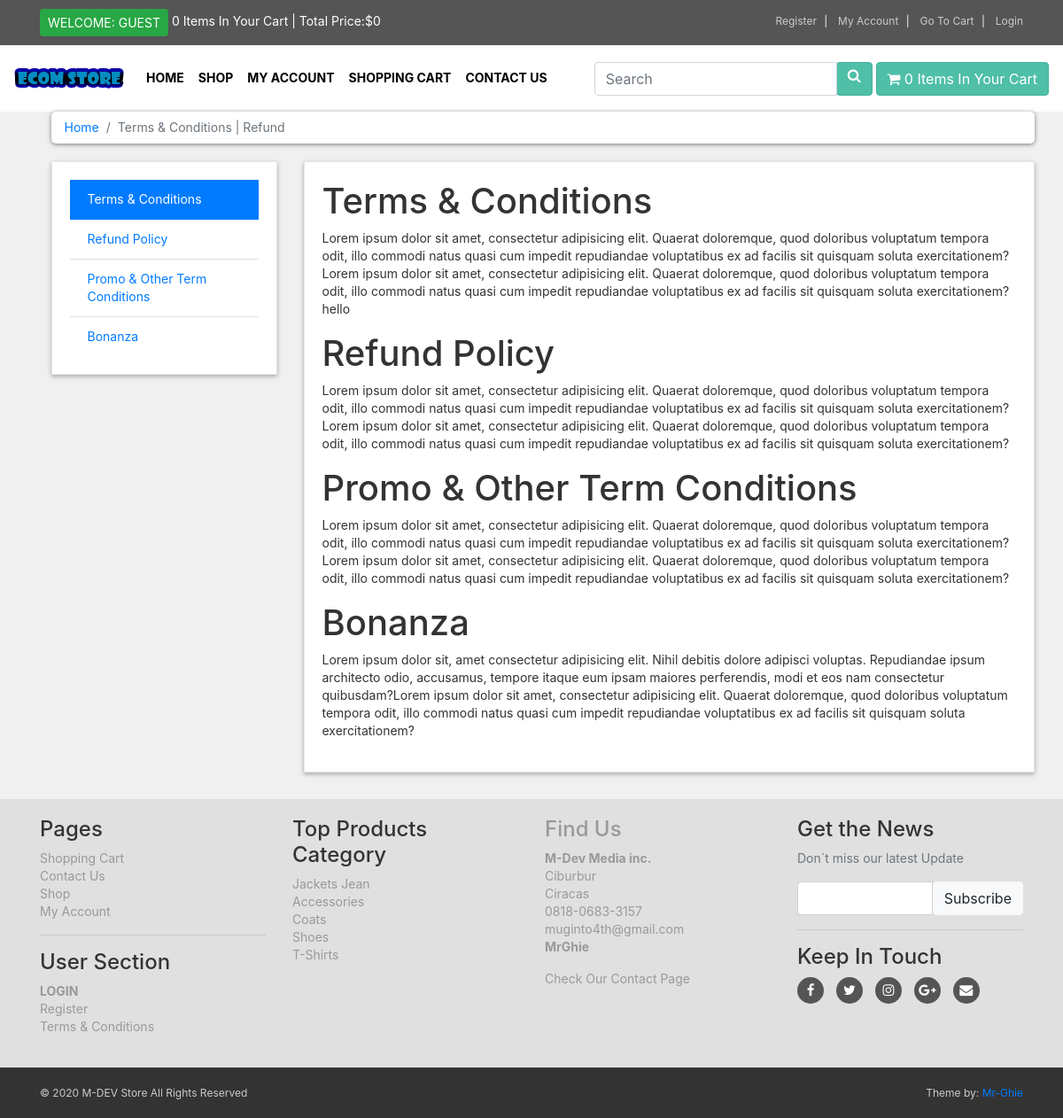
Page /terms.php on the committed database.
### tables this page shows
CREATE TABLE `terms` (
  `term_id` int(100) NOT NULL,
  `term_title` varchar(100) NOT NULL,
  `term_link` varchar(100) NOT NULL,
  `term_desc` text NOT NULL
);

CREATE TABLE `product_categories` (
  `p_cat_id` int(100) NOT NULL,
  `p_cat_title` text NOT NULL,
  `p_cat_desc` text NOT NULL
);

### terms.php (the view, shortened to what this page needs)
<?php
   include("includes/header.php");
  ?>
  <div id="content">
      <div class="container">
          <div class="row">
              <div class="col-md-12">
                <ol class="breadcrumb">
                    <li class="breadcrumb-item">
                        <a href="#">Home</a>
                    </li>
                    <li class="breadcrumb-item active">
                        Terms & Conditions | Refund
                    </li>
                </ol>
              </div>
              <div class="col-md-3">
                 <div class="box">
                 <ul class="list-group list-group-flush">
                    <?php
                       $get_terms = "select * from terms LIMIT 0,1";
                       $run_terms = mysqli_query($con,$get_terms);
                       while($row_terms = mysqli_fetch_array($run_terms)) {
                          $term_title = $row_terms['term_title'];
                          $term_link = $row_terms['term_link'];
                    ?>
                    <li class="list-group-item active">
                       <a href="#<?php echo $term_link; ?>" class="text-white">
                           <?php echo $term_title; ?>
                       </a>
                    </li>
                    <?php } ?>
                    <?php
                      $count_terms = "select * from terms";
                      $run_count_terms = mysqli_query($con,$count_terms);
                      $count = mysqli_num_rows($run_count_terms);
                      $get_terms = "select * from terms LIMIT 1,$count";
                      $run_terms = mysqli_query($con,$get_terms);
                      while($row_terms = mysqli_fetch_array($run_terms)) {
                        $term_title = $row_terms['term_title'];
                        $term_link = $row_terms['term_link'];
                    ?>
                     <li class="list-group-item">
                      <a href="#<?php echo $term_link; ?>" class="list-group-item-action text-primary">
                          <?php echo $term_title; ?>
                      </a>
                    </li>
                    <?php } ?>
                </ul>
                 </div>
              </div>
              <div class="col-md-9">
                   <div class="box">
                     <div class="tab-content">
                      <?php
                        $get_terms = "select * from terms LIMIT 0,1";
                        $run_terms = mysqli_query($con,$get_terms);
                        while($row_terms = mysqli_fetch_array($run_terms)) {
                           $term_title = $row_terms['term_title'];
                           $term_desc = $row_terms['term_desc'];
                           $term_link = $row_terms['term_link'];
                      ?>
                      <div id="<?php echo $term_link; ?>">
                        <h1 class="tabTitle"> <?php echo $term_title; ?> </h1>
                        <p class="tabDesc"> <?php echo $term_desc; ?> </p>
                      </div>
                      <?php } ?>
                      <?php
                      $count_terms = "select * from terms";
                      $run_count_terms = mysqli_query($con,$count_terms);
                      $count = mysqli_num_rows($run_count_terms);
                      $get_terms = "select * from terms LIMIT 1,$count";
                      $run_terms = mysqli_query($con,$get_terms);
                      while($row_terms = mysqli_fetch_array($run_terms)) {
                        $term_title = $row_terms['term_title'];
                        $term_desc = $row_terms['term_desc'];
                        $term_link = $row_terms['term_link'];
                    ?>
                    <div id="<?php echo $term_link; ?>" >
                      <h1 class="tabTitle"> <?php echo $term_title; ?> </h1>
                      <p class="tabDesc"> <?php echo $term_desc; ?> </p>
                    </div>
                    <?php } ?>
                     </div>
                   </div>
              </div>
          </div>
      </div>
  </div>
  <?php
   include("includes/footer.php");
  ?>
  </body>
</html>

### includes/footer.php (shortened to what this page needs)
<div id="footer">
    <div class="container">
        <div class="row">
            <div class="col-sm-6 col-md-3">
             <h4>Pages</h4>
              <ul>
                  <li><a href="cart.php">Shopping Cart</a></li>
                  <li><a href="contact.php">Contact Us</a></li>
                  <li><a href="shop.php">Shop</a></li>
                  <li><a href="customer/my_account.php">My Account</a></li>
              </ul>
              <hr>
              <h4>User Section</h4>
              <ul>
                    <?php
                        if (!isset($_SESSION['customer_email'])) {
                            echo "<a  class='nav-link' href='checkout.php'>Login</a>";
                        }
                        else {
                            echo "<a  class='nav-link' href='customer/my_account.php?my_orders'>My Account</a>";
                        }
                    ?>
                  <li><a href="customer_register.php">Register</a></li>
                  <li><a href="terms.php">Terms & Conditions</a></li>
              </ul>
            </div>
            <div class="col-sm-6 col-md-3">
               <h4>Top Products Category</h4>
               <ul>
                   <?php
                    $get_p_cats = "select * from product_categories";
                    $run_p_cats = mysqli_query($con,$get_p_cats);
                    while ($row_p_cats = mysqli_fetch_array($run_p_cats)) {
                        $p_cat_id = $row_p_cats['p_cat_id'];
                        $p_cat_title = $row_p_cats['p_cat_title'];
                        echo "
                           <li>
                              <a href='shop.php?p_cat=$p_cat_id'>
                                $p_cat_title
                              <?a>
                           </li>
                        ";
                    }
                   ?>
               </ul>
            </div>
            <div class="col-sm-6 col-md-3">
              <h4>Find Us</h4>
              <p>
                <strong>M-Dev Media inc.</strong>
                <br>Ciburbur
                <br>Ciracas
                <br>0818-0683-3157
                <br>muginto4th@gmail.com
                <br><strong>MrGhie</strong>
              </p>
              <a href="contact.php">Check Our Contact Page</a>
            </div>
            <div class="col-sm-6 col-md-3">
                <h4>Get the News</h4>
                <p class="text-muted">
                    Don`t miss our latest Update
                </p>
                <form action="" method="POST">
                    <div class="input-group">
                        <input type="text" class="form-control" name="email">
                        <span class="input-group-btn">
                            <input type="submit" value="Subscribe" class="btn btn-light">
                        </span>
                    </div>
                </form>
                <hr>
                <h4>Keep In Touch</h4>
                <p class="social">
                    <a href="#" class="fa fa-facebook"></a>
                    <a href="#" class="fa fa-twitter"></a>
                    <a href="#" class="fa fa-instagram"></a>
                    <a href="#" class="fa fa-google-plus"></a>
                    <a href="#" class="fa fa-envelope"></a>
                </p>
            </div>
        </div>
    </div>
</div>
<div id="copyright">
    <div class="container">
        <div class="row">
            <div class="col-md-6">
                <p class="pull-left">&copy; 2020 M-DEV Store All Rights Reserved</p>
            </div>
            <div class="col-md-6">
                <p class="pull-right">Theme by: <a href="#">Mr-Ghie</a></p>
            </div>
        </div>
    </div>
</div>

### style/style.css (style rules this page uses)
* { margin: 0; padding: 0; }
body { font-size: 14px; line-height: 1.43; color: #333333; background: #f0f0f0; overflow-x: hidden; }
.nav-link { text-transform: uppercase; font-weight: bold; font-size: 14px; color: #000000; }
.box { background: #ffffff; margin: 0 0 30px; border: 1px solid #e6e6e6; box-sizing: border-box; padding: 20px; box-shadow: 0px 2px 5px rgba(0, 0, 0, .3); }
#content { padding-left: 25px; }
#footer { background: #e0e0e0; padding: 20px 0; }
#footer a { color: #999999; padding: 0; text-decoration: none; }
#footer ul { list-style: none; padding: 0px; }
.social { text-align: left; }
#footer .social a { margin: 0px 10px 0px 0px; display: inline-block; color: #ffffff; width: 30px; height: 30px; border-radius: 15px; line-height: 30px; font-size: 15px; text-align: center; vertical-align: bottom; background: #555555; text-decoration: none; }
#copyright { background: #333333; color: #cccccc; padding: 20px 0px; font-size: 12px; }
#copyright p { margin: 0px; }
.breadcrumb { padding: 8px 15px; margin-bottom: 20px; background: #ffffff; border-radius: 5px; box-shadow: 0px 1px 5px rgba(0, 0, 0, .5); }
.breadcrumb> li + li::before { content: ">\00a0"; color: #cccccc; }

### rows in the picture
terms: term_title "Terms & Conditions", term_desc "Lorem ipsum dolor sit amet, consectetur adipisicing elit. Quaerat doloremque, quod doloribus voluptatum tempora odit, illo commodi natus quasi cum impedit repudiandae voluptatibus ex ad facilis sit quisquam soluta exercitationem?Lorem ipsum dolor sit amet, consectetur adipisicing elit. Quaerat doloremque, quod doloribus voluptatum tempora odit, illo commodi natus quasi cum impedit repudiandae voluptatibus ex ad facilis sit quisquam soluta exercitationem?hello"
terms: term_title "Refund Policy", term_desc "Lorem ipsum dolor sit amet, consectetur adipisicing elit. Quaerat doloremque, quod doloribus voluptatum tempora odit, illo commodi natus quasi cum impedit repudiandae voluptatibus ex ad facilis sit quisquam soluta exercitationem?Lorem ipsum dolor sit amet, consectetur adipisicing elit. Quaerat doloremque, quod doloribus voluptatum tempora odit, illo commodi natus quasi cum impedit repudiandae voluptatibus ex ad facilis sit quisquam soluta exercitationem?"
terms: term_title "Promo & Other Term Conditions", term_desc "Lorem ipsum dolor sit amet, consectetur adipisicing elit. Quaerat doloremque, quod doloribus voluptatum tempora odit, illo commodi natus quasi cum impedit repudiandae voluptatibus ex ad facilis sit quisquam soluta exercitationem?Lorem ipsum dolor sit amet, consectetur adipisicing elit. Quaerat doloremque, quod doloribus voluptatum tempora odit, illo commodi natus quasi cum impedit repudiandae voluptatibus ex ad facilis sit quisquam soluta exercitationem?"
terms: term_title "Bonanza", term_desc "Lorem ipsum dolor sit, amet consectetur adipisicing elit. Nihil debitis dolore adipisci voluptas. Repudiandae ipsum architecto odio, accusamus, tempore itaque eum ipsam maiores perferendis, modi et eos nam consectetur quibusdam?Lorem ipsum dolor sit amet, consectetur adipisicing elit. Quaerat doloremque, quod doloribus voluptatum tempora odit, illo commodi natus quasi cum impedit repudiandae voluptatibus ex ad facilis sit quisquam soluta exercitationem?"
product_categories: p_cat_title "Jackets Jean"
product_categories: p_cat_title "Accessories"
product_categories: p_cat_title "Coats"
product_categories: p_cat_title "Shoes"
product_categories: p_cat_title "T-Shirts"

### other values in the picture
$count_itmes "0 0"
$total "0"
